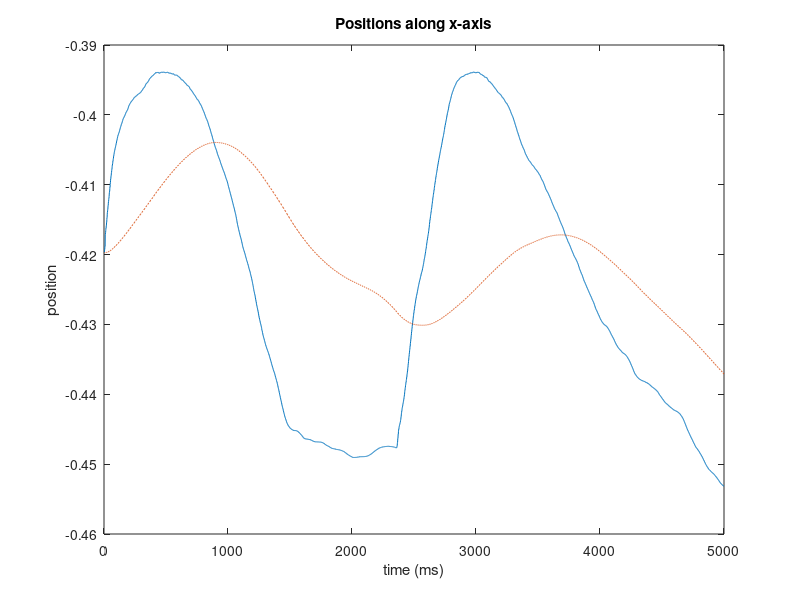
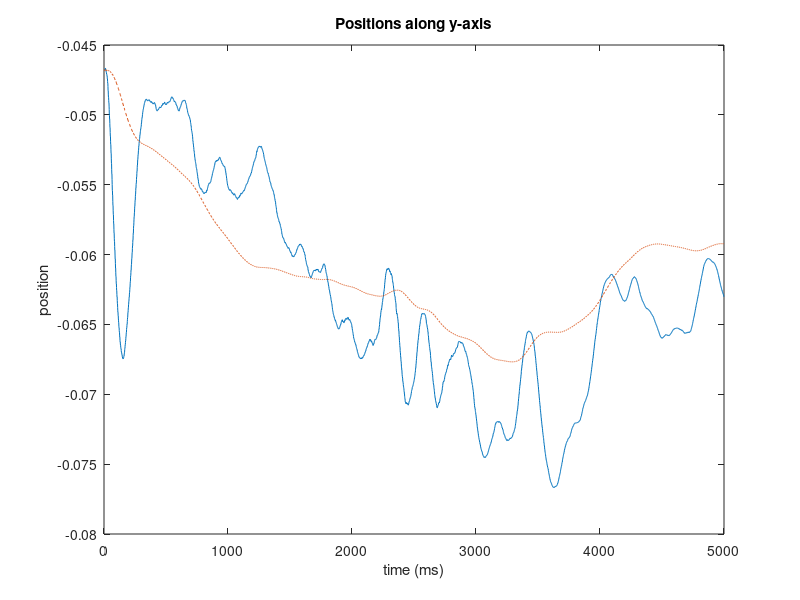
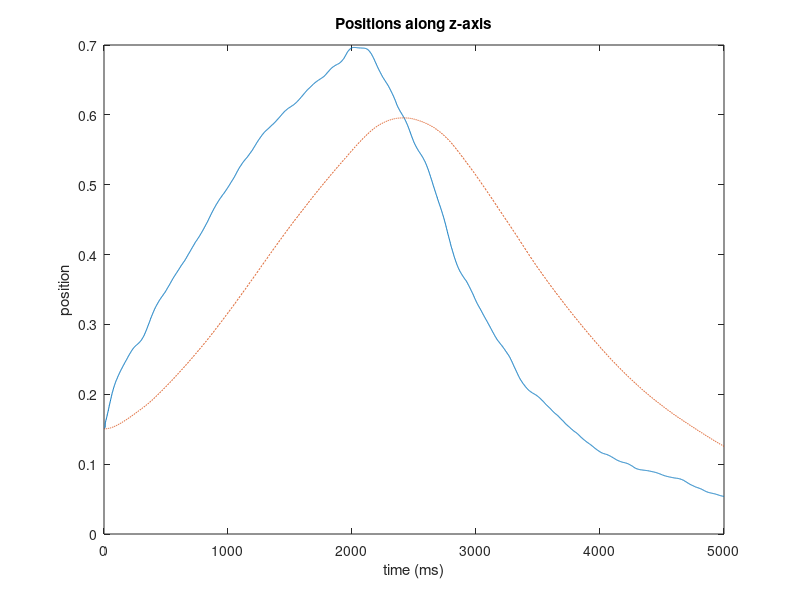
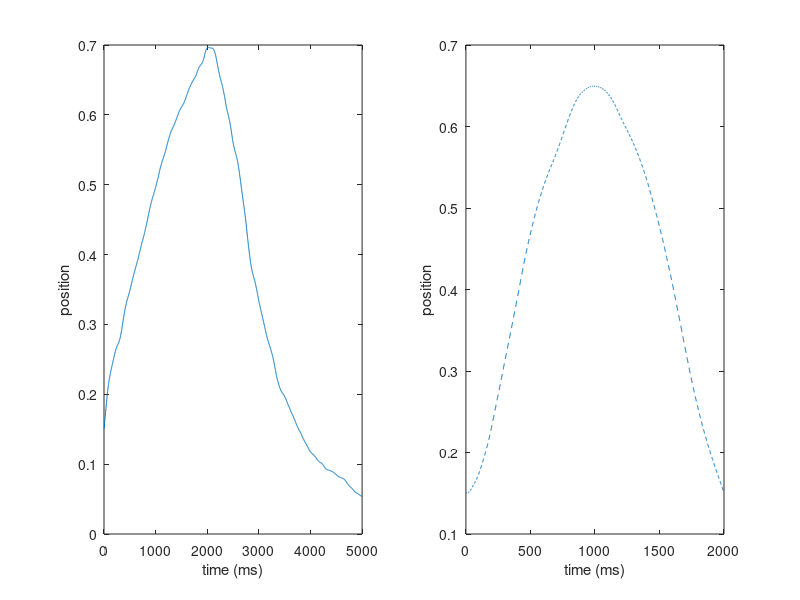

The MATLAB source for these figures, in order:
close all
clear all

A = load('data_comm.txt');
B = load('data_mes.txt'); 
C = load('plan.txt');

%t=B(:,1)  ;
X_mes=B(:,1);
Y_mes=B(:,2);
Z_mes=B(:,3);

X_comm=A(:,1);
Y_comm=A(:,2);
Z_comm=A(:,3);

X_plan=C(:,1);
Y_plan=C(:,2);
Z_plan=C(:,3);

%% Plot of the differences between trajectory measured and trajectory commanded 

figure(1)
plot(A(:,1))
hold on
plot(X_mes,'--' )
title('Positions along x-axis')
xlabel('time (ms)')
ylabel('position')
xlim([0 5001])

figure(2)
plot(A(:,2))
hold on
plot(Y_mes,'--' )
title('Positions along y-axis')
xlabel('time (ms)')
ylabel('position')
xlim([0 5001])

figure(3)
plot(A(:,3))
hold on
plot(Z_mes,'--' )
title('Positions along z-axis')
xlabel('time (ms)')
ylabel('position')
xlim([0 5001])


%% Plot for comparison of the shape of the trajectory with LfD algorithm
figure(4)
subplot(1,2,1)
plot(A(:,3))
xlim([0 5001])
xlabel('time (ms)')
ylabel('position')
subplot(1,2,2)
plot(Z_plan,'--' )
%title('Positions along z-axis')
xlabel('time (ms)')
ylabel('position')



